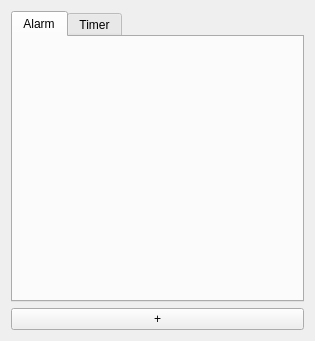
<?xml version="1.0" encoding="UTF-8"?>
<ui version="4.0">
 <class>SmartAlarm</class>
 <widget class="QWidget" name="SmartAlarm">
  <property name="geometry">
   <rect>
    <x>0</x>
    <y>0</y>
    <width>315</width>
    <height>341</height>
   </rect>
  </property>
  <property name="windowTitle">
   <string>SmartAlarm</string>
  </property>
  <property name="styleSheet">
   <string notr="true">QTabWidget::tab-bar {
    alignment: center;
}</string>
  </property>
  <layout class="QGridLayout" name="gridLayout">
   <item row="0" column="0">
    <widget class="QTabWidget" name="tabWidget">
     <property name="currentIndex">
      <number>0</number>
     </property>
     <widget class="QWidget" name="tab">
      <attribute name="title">
       <string>Alarm</string>
      </attribute>
      <layout class="QVBoxLayout" name="verticalLayout_2"/>
     </widget>
     <widget class="QWidget" name="tab_2">
      <attribute name="title">
       <string>Timer</string>
      </attribute>
      <layout class="QVBoxLayout" name="verticalLayout_3"/>
     </widget>
    </widget>
   </item>
   <item row="1" column="0">
    <widget class="QPushButton" name="addAlarm">
     <property name="text">
      <string>+</string>
     </property>
    </widget>
   </item>
  </layout>
 </widget>
 <resources/>
 <connections/>
</ui>
